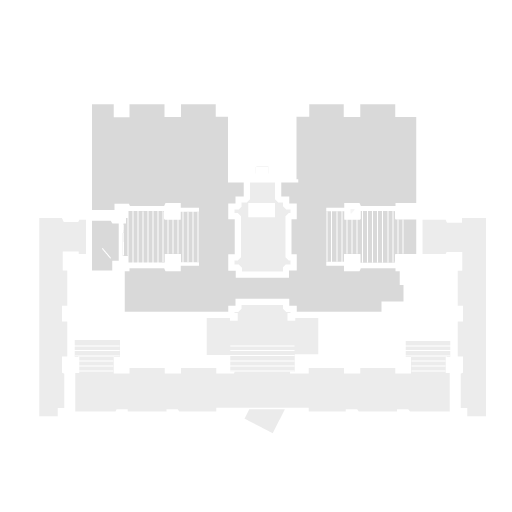
#> input picture tests/offline/minimap_painter/cellar_0.png, 1024 x 1024 px, given in place of ICON_Mode_Endless_Off_rgba.png, which was not available (shown at 1/2 size)
$ python modeart.py ../../tests/offline/minimap_painter ../../tests/offline/minimap_painter/cellar_1.png ../../tests/offline/minimap_painter/cellar_1.png ../../tests/offline/minimap_painter/cellar_1.png
#> lines starting #> are read from the running program, lines starting #| are printed output that depends on the picture
"""The mode select's square button art (OrcsMustUI's Custom Maps row):
each shipped mode banner rebuilt at another width with its own torn border and
glow. The border is the original's left and right edges (EDGE pixels each)
around a middle cut from (or, when wider, stretched from) the original's middle;
the picture inside the border is the original's picture cropped to the new
width (or, when wider, scaled up to cover it). Custom Maps uses Scramble's
border round the Custom Maps tab's image.

    python3 modeart.py SOURCE_DIR OUT_DIR
    python3 modeart.py card SOURCE_DIR PICTURE OUT_PREFIX   a campaign's card
SOURCE_DIR holds <texture>_rgba.png for each SOURCES entry (exported RGBA;
omui.sh texture exports them).
"""
import os
import sys

import numpy as np
from PIL import Image

#: The shipped banners' size, and the torn border plus glow at each side
#: (measured: the picture starts at x 136-193 and ends at 1858-1912 of 2048).
HEIGHT = 1052
EDGE = 260
#: The picture's rows in the shipped banners (measured: opaque from y 127-141
#: to 911-921 of 1052).
PICTURE_TOP, PICTURE_BOTTOM = 133, 911
#: Columns inside the picture on every row (measured: the torn edge reaches
#: x 193 on the left and 1858 on the right).
PICTURE_LEFT, PICTURE_RIGHT = 200, 1850
#: The buttons' shape on screen, width over height (ModeRow.yaml: squares
#: 516 x 516).
SQUARE = 1.0

#: Output name: (the normal banner its border comes from, the hovered one,
#: picture source or None for the banner's own, width over height). Each makes
#: <name>_Off and <name>_On.
OUTPUTS = {
    'MODE_Endless_Square': ('ICON_Mode_Endless_Off', 'ICON_Mode_Endless_On', None, SQUARE),
    'MODE_CustomMaps_Square': ('ICON_Mode_Scramble_Off', 'ICON_Mode_Scramble_On', 'custom', SQUARE),
}


def resized(a, w, h):
    return np.array(Image.fromarray(a).resize((w, h), Image.LANCZOS))


def border(src, width):
    """The source's left and right edges round its middle, cut or stretched."""
    h, w = src.shape[:2]
    middle = width - 2 * EDGE
    inner = src[:, EDGE:w - EDGE]
    if middle <= inner.shape[1]:
        at = (inner.shape[1] - middle) // 2
        inner = inner[:, at:at + middle]
    else:
        inner = resized(inner, middle, h)
    return np.concatenate([src[:, :EDGE], inner, src[:, w - EDGE:]], axis=1)


def cover(pic, width, height):
    """The picture scaled to cover width x height, centred and cropped."""
    h, w = pic.shape[:2]
    if (w, h) == (width, height):
        return pic
    scale = max(width / w, height / h)
    big = resized(pic, max(width, round(w * scale)), max(height, round(h * scale)))
    y = (big.shape[0] - height) // 2
    x = (big.shape[1] - width) // 2
    return big[y:y + height, x:x + width]


def build(src, pic, aspect):
    width = round(HEIGHT * aspect)
    frame = border(src, width)
    if pic is None:
        if width <= src.shape[1]:
            at = (src.shape[1] - width) // 2
            inside = src[:, at:at + width]
        else:
            inside = cover(src[PICTURE_TOP:PICTURE_BOTTOM, PICTURE_LEFT:PICTURE_RIGHT],
                           width, PICTURE_BOTTOM - PICTURE_TOP)
            inside = np.concatenate([frame[:PICTURE_TOP], inside, frame[PICTURE_BOTTOM:]], axis=0)
    else:
        rows = cover(pic, width, PICTURE_BOTTOM - PICTURE_TOP)
        inside = np.concatenate([frame[:PICTURE_TOP], rows, frame[PICTURE_BOTTOM:]], axis=0)
    out = frame.copy()
    solid = frame[:, :, 3] == 255
    out[solid, :3] = inside[solid, :3]
    return out


def hovered(normal, edge_off, edge_on, aspect):
    """The hovered art: the normal art with the game's hover added, the
    difference between its normal and hovered banners at the same place (the
    brighter glow outside the picture and the lit rim inside its torn edge)."""
    width = round(HEIGHT * aspect)
    off = border(edge_off, width).astype(np.int16)
    on = border(edge_on, width)
    out = on.copy()
    solid = on[:, :, 3] == 255
    lit = normal[:, :, :3].astype(np.int16) + (on[:, :, :3].astype(np.int16) - off[:, :, :3])
    out[solid, :3] = np.clip(lit, 0, 255).astype(np.uint8)[solid]
    return out


#: The campaign row's square banner (2048 x 2048) whose torn border and glow a
#: campaign card wears (OrcsMustUI's mode select carousel).
CARD_BANNER = ('ICON_Mode_Story_Off', 'ICON_Mode_Story_On')
#: The hovered card's lit rim: the hover's difference is added this far in
#: from the torn edge (pixels of 2048). Further in, the Story banners' own
#: pictures differ between rest and hover, which would show through.
CARD_RIM = 48
#: The Story banner's hover inside that rim: the picture brightened, on =
#: gain x off + lift, by distance from the torn edge (pixels of 2048). Measured
#: by least squares of ICON_Mode_Story_On against _Off over each band (the
#: wide mode banners, whose pictures do not change, fit the same form).
CARD_LIFT = ((48, 96, 1.009, 12.8), (96, 192, 1.021, 12.6), (192, 384, 1.056, 9.1),
             (384, 1 << 30, 1.093, 5.1))
#: The picture window of the square banner: the bounding box (x, y, width,
#: height on the 2048 square) of ICON_Mode_Story_Off's opaque pixels, which are
#: the only ones that show the picture (measured with card_window: x 112-1933,
#: y 109-1933).
CARD_WINDOW = (112, 109, 1822, 1825)
#: The square banner's size in pixels.
CARD_SIZE = 2048


# [75 lines left out: functions card_window, card_box, edge_distance, card, not called in this run]


#: The Story banners in the game's paks (CARD_BANNER's textures).
CARD_BANNER_PATHS = ('/Game/UI/Icons/ICON_Mode_Story_Off', '/Game/UI/Icons/ICON_Mode_Story_On')


_BANNERS = {}


# [87 lines left out: functions story_banners, open_picture, card_picture, campaign_card, card_frame, card_main, not called in this run]


def main(source, out):
    os.makedirs(out, exist_ok=True)
    cache = {}

    def load(name):
        if name not in cache:
            cache[name] = np.array(Image.open(os.path.join(source, name + '_rgba.png')).convert('RGBA'))
        return cache[name]

    for name, (edge_off, edge_on, pic, aspect) in OUTPUTS.items():
        normal = build(load(edge_off), load(pic) if pic else None, aspect)
#> in load, returned value is the input picture: shape (1024, 1024, 4); mean R, G, B, A 172.4, 172.4, 172.4, 12.8
#> in build, `width = round(HEIGHT * aspect)`: width = 1052
#> in border, `middle = width - 2 * EDGE`: middle = 532
#> in resized, `return np.array(Image.fromarray(a).resize((w, h), Image.LANCZOS))`:
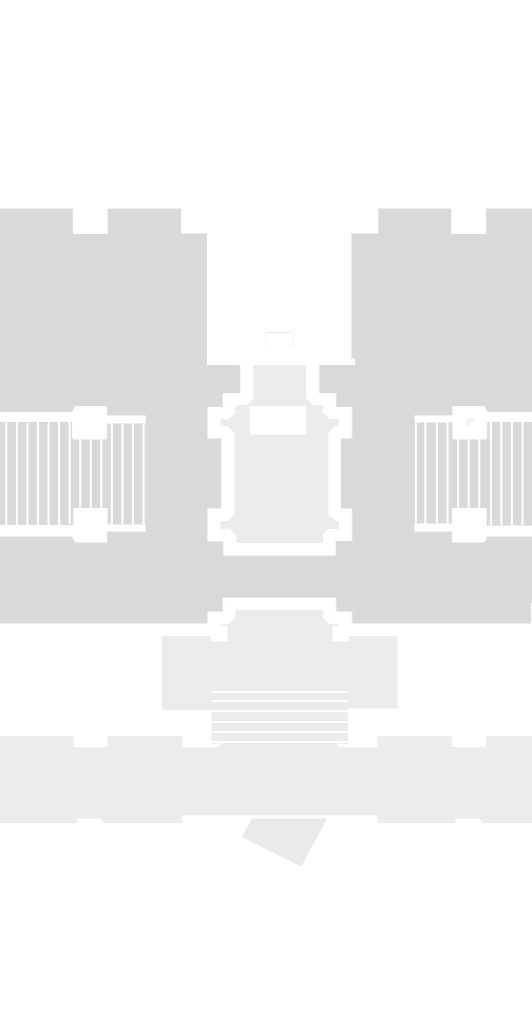
#> returned value: shape (1024, 532, 4); mean of channels 0, 1, 2, 3 28.5, 28.5, 28.5, 17.1; transparent parts drawn white
#> in cover, `scale = max(width / w, height / h)`: scale = 1.28
#> in cover, `big = resized(pic, max(width, round(w * scale)), max(height, round(h *..`:
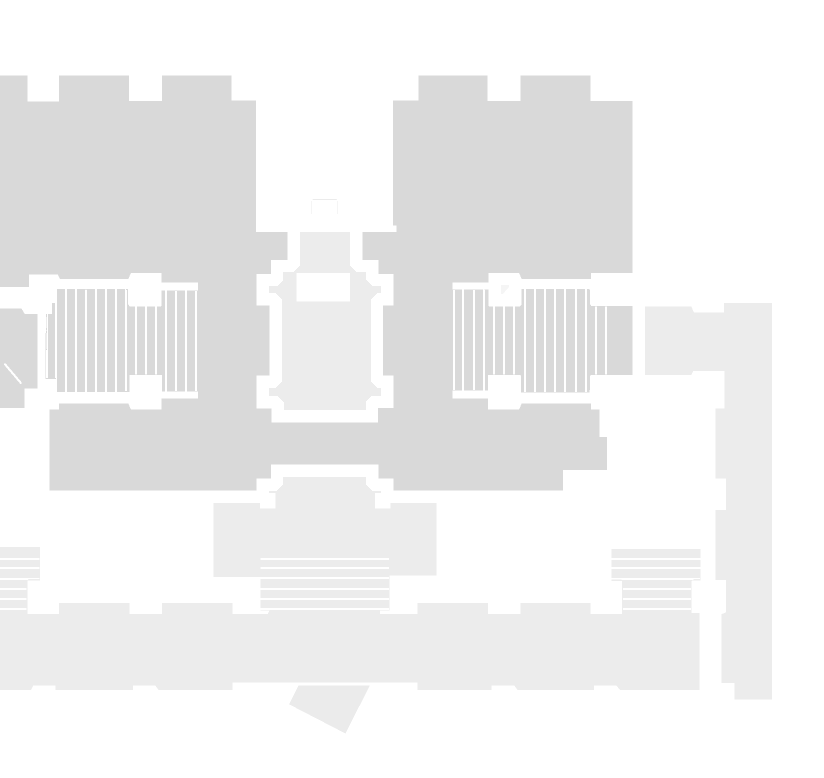
#> pic: shape (778, 824, 4); mean of channels 0, 1, 2, 3 133.4, 133.4, 133.4, 19; transparent parts drawn white
#> in cover, `x = (big.shape[1] - width) // 2`: x = 0
#> in cover, `return big[y:y + height, x:x + width]`:
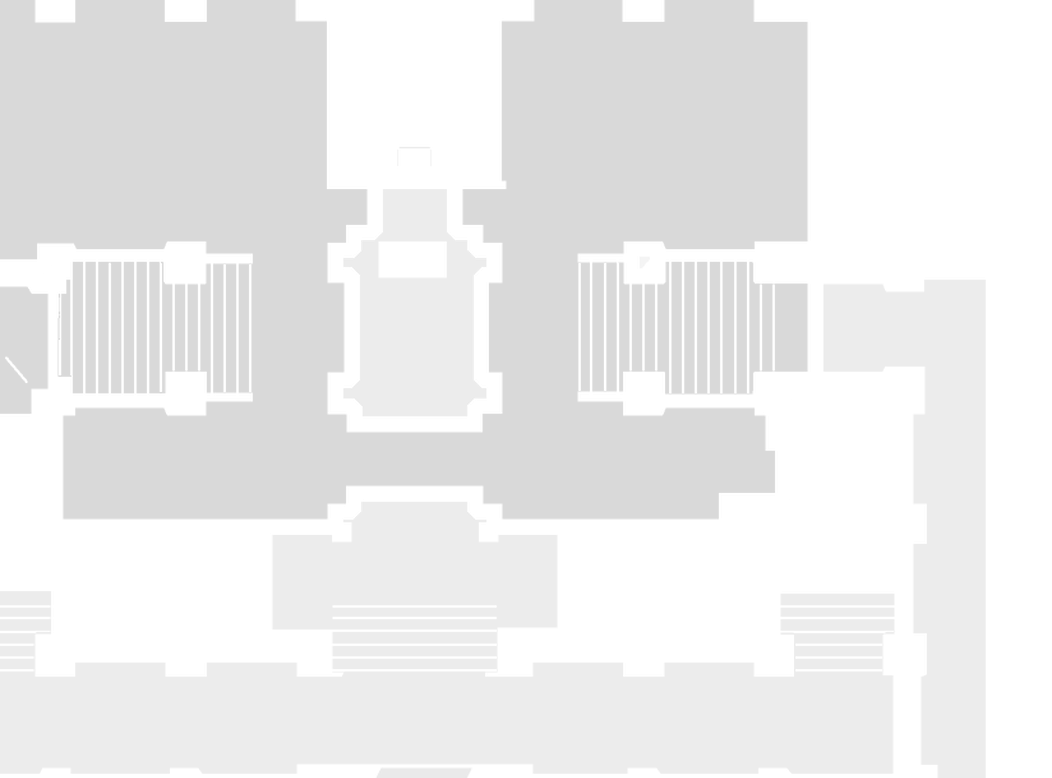
#> returned value: shape (778, 1052, 4); mean of channels 0, 1, 2, 3 43.9, 43.9, 43.9, 23.2; transparent parts drawn white
#> in build, `solid = frame[:, :, 3] == 255`: solid: shape (1024, 1052) bool; every value is 0
        lit = hovered(normal, load(edge_off), load(edge_on), aspect)
#> call 3 of load, with name = 'ICON_Mode_Endless_On'
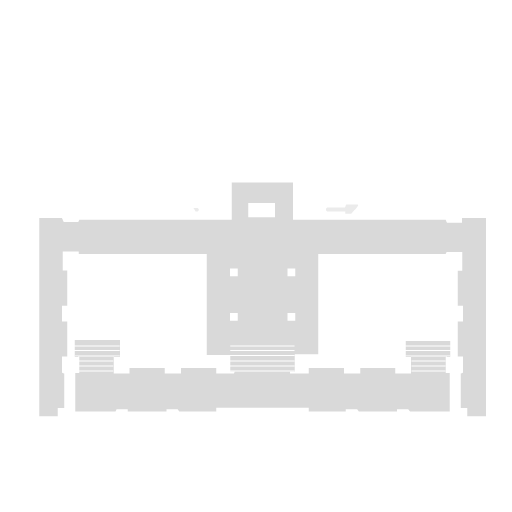
#> input picture tests/offline/minimap_painter/cellar_1.png, 1024 x 1024 px, given in place of ICON_Mode_Endless_On_rgba.png, which was not available (shown at 1/2 size)
#> in load, returned value is the input picture: shape (1024, 1024, 4); mean R, G, B, A 202.5, 202.5, 202.5, 10.5
#> in hovered, `width = round(HEIGHT * aspect)`: width = 1052
#> call 3 of border, with width = 1052
#> in border (call 3), `inner = src[:, EDGE:w - EDGE]`:
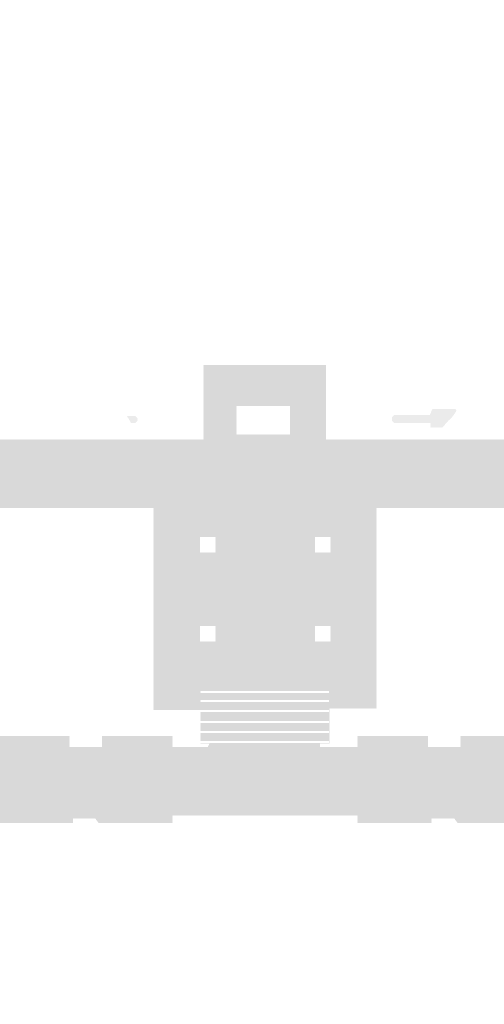
#> inner: shape (1024, 504, 4); mean of channels 0, 1, 2, 3 191.2, 191.2, 191.2, 12; transparent parts drawn white
#> call 4 of resized, with w = 532, h = 1024
#> in resized (call 4), `return np.array(Image.fromarray(a).resize((w, h), Image.LANCZOS))`:
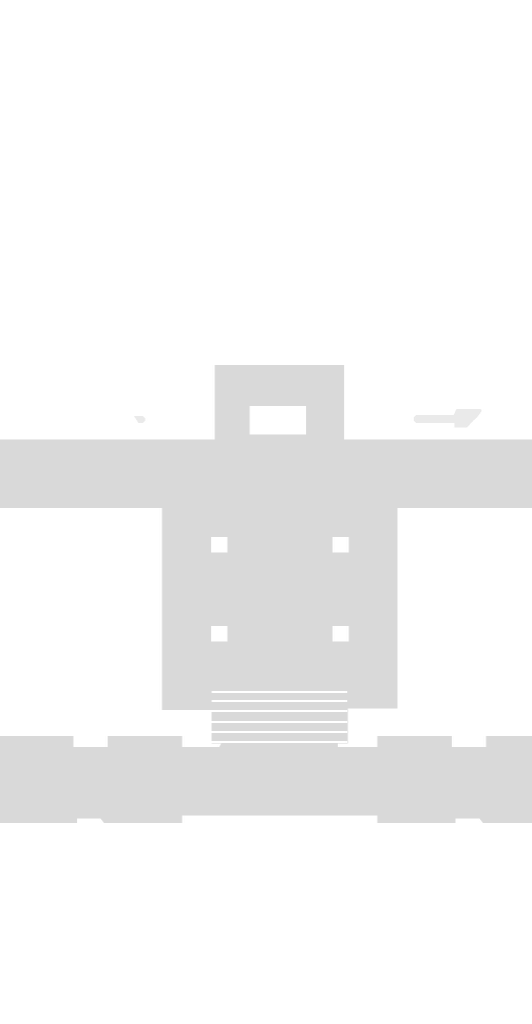
#> returned value: shape (1024, 532, 4); mean of channels 0, 1, 2, 3 17, 17, 17, 12; transparent parts drawn white
#> in hovered, `lit = normal[:, :, :3].astype(np.int16) + (on[:, :, :3].astype(np.int1..`:
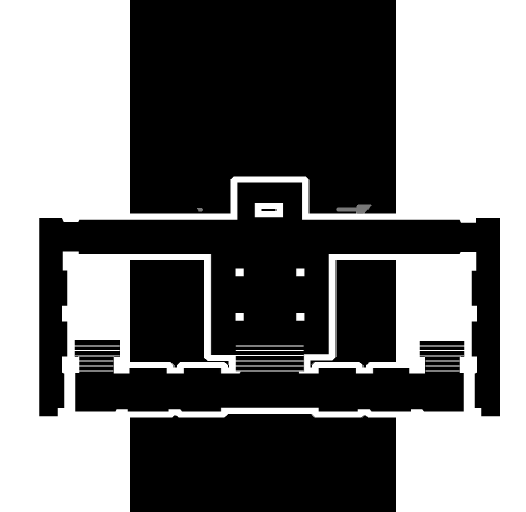
#> lit: shape (1024, 1052, 3) int16 (shown at 1/2 size); min 0, max 255, mean 114.1
        for suffix, image in (('_Off', normal), ('_On', lit)):
            Image.fromarray(image).save(os.path.join(out, name + suffix + '.png'))
            print(name + suffix, image.shape[1], 'x', image.shape[0])
#> this loop made 2 passes
#> suffix on passes 1 to 2: '_Off', '_On'
#| MODE_Endless_Square_Off 1052 x 1024
#| MODE_Endless_Square_On 1052 x 1024


if __name__ == '__main__':
    if sys.argv[1] == 'card':
        card_main(sys.argv[2], sys.argv[3], sys.argv[4])
    else:
#> (the run stopped early here; a loop or call above may not have finished)
